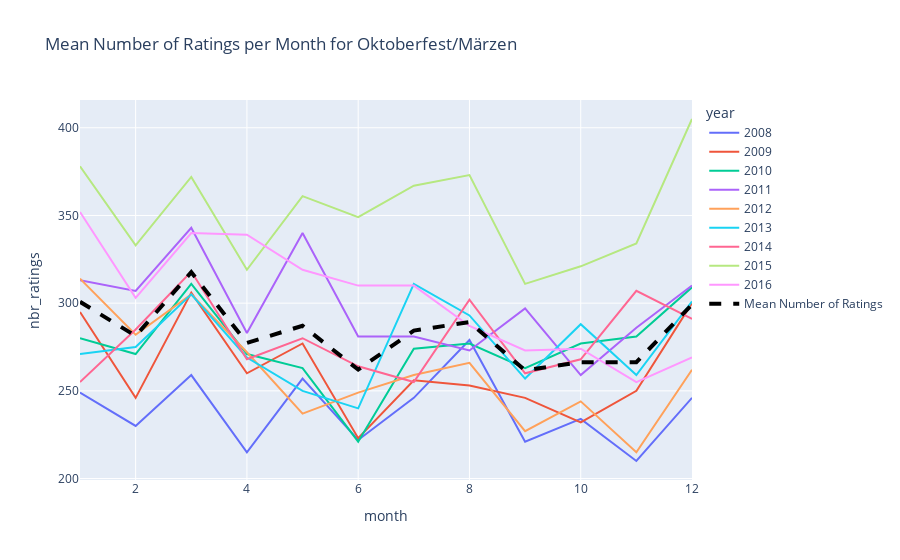
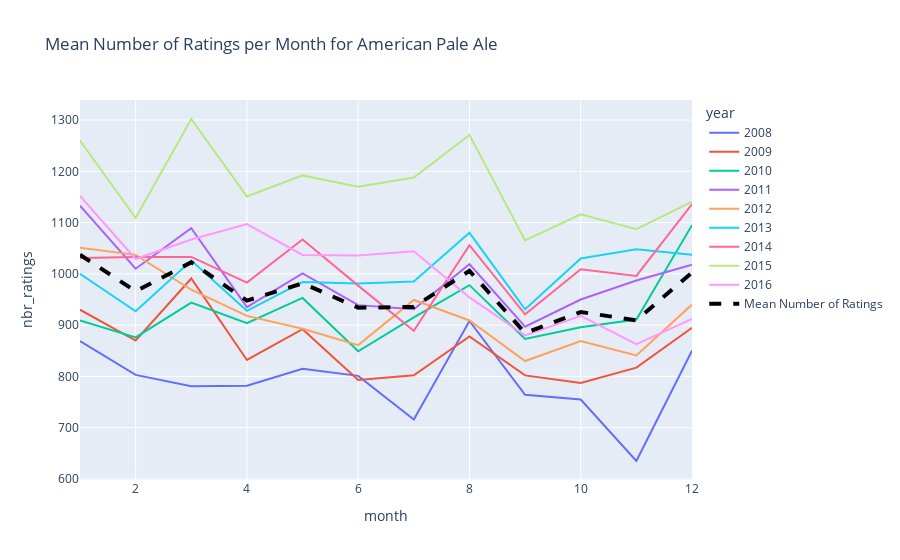
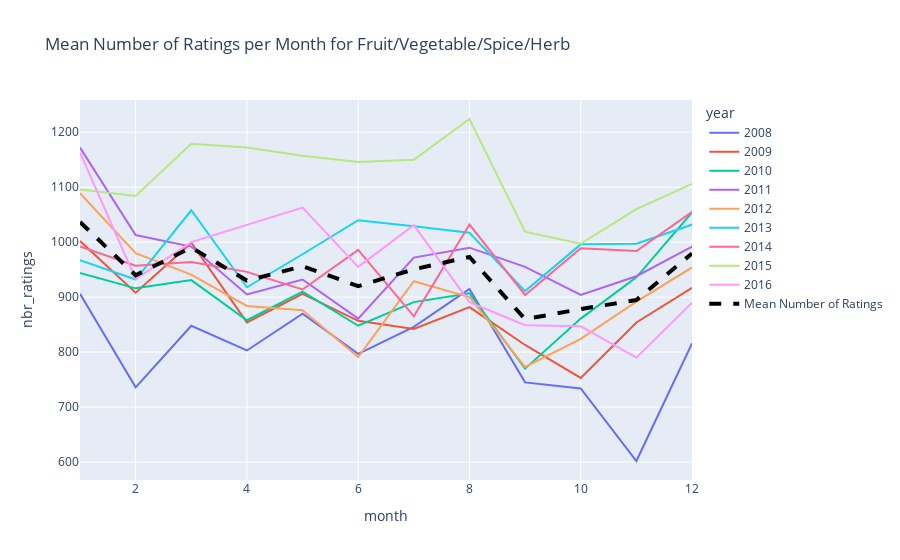

These figures' notebook cell, in order:
### Markdown cell above
Let's now observe the average ratings per month of some Beer's style. Can we see any particular differences? Have those styles any period where the number of ratings increases?

### Code cell
sample_styles = ['Oktoberfest/Märzen', 'American Pale Ale', 'Fruit/Vegetable/Spice/Herb']

for style in sample_styles: 
    ratings_users_sample = ratings_combined_df[ratings_combined_df['style'] == style]

    # Group by year_month and count the number of ratings per year_month
    year_month_ratings_count_sample = ratings_users_sample.groupby('year_month')['year_month'].count()

    year_month_ratings_count_sample = pd.DataFrame({'year_month': year_month_ratings_count_sample.index, 'nbr_ratings': year_month_ratings_count_sample.values})

    year_month_ratings_count_sample['year'] = year_month_ratings_count_sample['year_month'].dt.year
    year_month_ratings_count_sample['month'] = year_month_ratings_count_sample['year_month'].dt.month

    # Keep only rows where the year is greater than 2011 and less than 2017 
    year_month_ratings_count_filtered = year_month_ratings_count_sample[(year_month_ratings_count_sample.year >= 2008) & (year_month_ratings_count_sample.year < 2017)]

    # Compute the mean number of ratings per month
    mean_ratings_per_month = year_month_ratings_count_filtered.groupby('month')['nbr_ratings'].mean().reset_index(name='mean_nbr_ratings')

    # Plot with plotly the mean number of ratings per month
    fig = px.line(year_month_ratings_count_filtered, x='month', y='nbr_ratings', color='year', title='Mean Number of Ratings per Month for {}'.format(style))
    fig.add_trace(go.Scatter(x=year_month_ratings_count_filtered.month, y=mean_ratings_per_month.mean_nbr_ratings, mode='lines', name='Mean Number of Ratings', line=dict(color='black', dash='dash', width=4)))

    fig.show()

### Figure 1 — Plotly figure (JSON) as saved in the notebook; plotly's stock layout.template omitted (floating-point values rounded to 4 significant figures)
{"data": [{"hovertemplate": "year=2008<br>month=%{x}<br>nbr_ratings=%{y}<extra></extra>", "legendgroup": "2008", "line": {"color": "#636efa", "dash": "solid"}, "marker": {"symbol": "circle"}, "mode": "lines", "name": "2008", "orientation": "v", "showlegend": true, "type": "scatter", "x": [1, 2, 3, 4, 5, 6, 7, 8, 9, 10, 11, 12], "xaxis": "x", "y": [249, 230, 259, 215, 257, 222, 246, 279, 221, 234, 210, 246], "yaxis": "y"}, {"hovertemplate": "year=2009<br>month=%{x}<br>nbr_ratings=%{y}<extra></extra>", "legendgroup": "2009", "line": {"color": "#EF553B", "dash": "solid"}, "marker": {"symbol": "circle"}, "mode": "lines", "name": "2009", "orientation": "v", "showlegend": true, "type": "scatter", "x": [1, 2, 3, 4, 5, 6, 7, 8, 9, 10, 11, 12], "xaxis": "x", "y": [295, 246, 306, 260, 277, 223, 256, 253, 246, 232, 250, 300], "yaxis": "y"}, {"hovertemplate": "year=2010<br>month=%{x}<br>nbr_ratings=%{y}<extra></extra>", "legendgroup": "2010", "line": {"color": "#00cc96", "dash": "solid"}, "marker": {"symbol": "circle"}, "mode": "lines", "name": "2010", "orientation": "v", "showlegend": true, "type": "scatter", "x": [1, 2, 3, 4, 5, 6, 7, 8, 9, 10, 11, 12], "xaxis": "x", "y": [280, 271, 311, 271, 263, 221, 274, 277, 263, 277, 281, 309], "yaxis": "y"}, {"hovertemplate": "year=2011<br>month=%{x}<br>nbr_ratings=%{y}<extra></extra>", "legendgroup": "2011", "line": {"color": "#ab63fa", "dash": "solid"}, "marker": {"symbol": "circle"}, "mode": "lines", "name": "2011", "orientation": "v", "showlegend": true, "type": "scatter", "x": [1, 2, 3, 4, 5, 6, 7, 8, 9, 10, 11, 12], "xaxis": "x", "y": [313, 307, 343, 283, 340, 281, 281, 273, 297, 259, 286, 310], "yaxis": "y"}, {"hovertemplate": "year=2012<br>month=%{x}<br>nbr_ratings=%{y}<extra></extra>", "legendgroup": "2012", "line": {"color": "#FFA15A", "dash": "solid"}, "marker": {"symbol": "circle"}, "mode": "lines", "name": "2012", "orientation": "v", "showlegend": true, "type": "scatter", "x": [1, 2, 3, 4, 5, 6, 7, 8, 9, 10, 11, 12], "xaxis": "x", "y": [314, 282, 305, 272, 237, 249, 259, 266, 227, 244, 215, 262], "yaxis": "y"}, {"hovertemplate": "year=2013<br>month=%{x}<br>nbr_ratings=%{y}<extra></extra>", "legendgroup": "2013", "line": {"color": "#19d3f3", "dash": "solid"}, "marker": {"symbol": "circle"}, "mode": "lines", "name": "2013", "orientation": "v", "showlegend": true, "type": "scatter", "x": [1, 2, 3, 4, 5, 6, 7, 8, 9, 10, 11, 12], "xaxis": "x", "y": [271, 275, 305, 269, 250, 240, 311, 293, 257, 288, 259, 301], "yaxis": "y"}, {"hovertemplate": "year=2014<br>month=%{x}<br>nbr_ratings=%{y}<extra></extra>", "legendgroup": "2014", "line": {"color": "#FF6692", "dash": "solid"}, "marker": {"symbol": "circle"}, "mode": "lines", "name": "2014", "orientation": "v", "showlegend": true, "type": "scatter", "x": [1, 2, 3, 4, 5, 6, 7, 8, 9, 10, 11, 12], "xaxis": "x", "y": [255, 285, 318, 268, 280, 264, 255, 302, 260, 268, 307, 291], "yaxis": "y"}, {"hovertemplate": "year=2015<br>month=%{x}<br>nbr_ratings=%{y}<extra></extra>", "legendgroup": "2015", "line": {"color": "#B6E880", "dash": "solid"}, "marker": {"symbol": "circle"}, "mode": "lines", "name": "2015", "orientation": "v", "showlegend": true, "type": "scatter", "x": [1, 2, 3, 4, 5, 6, 7, 8, 9, 10, 11, 12], "xaxis": "x", "y": [378, 333, 372, 319, 361, 349, 367, 373, 311, 321, 334, 405], "yaxis": "y"}, {"hovertemplate": "year=2016<br>month=%{x}<br>nbr_ratings=%{y}<extra></extra>", "legendgroup": "2016", "line": {"color": "#FF97FF", "dash": "solid"}, "marker": {"symbol": "circle"}, "mode": "lines", "name": "2016", "orientation": "v", "showlegend": true, "type": "scatter", "x": [1, 2, 3, 4, 5, 6, 7, 8, 9, 10, 11, 12], "xaxis": "x", "y": [352, 303, 340, 339, 319, 310, 310, 287, 273, 274, 255, 269], "yaxis": "y"}, {"line": {"color": "black", "dash": "dash", "width": 4}, "mode": "lines", "name": "Mean Number of Ratings", "type": "scatter", "x": [1, 2, 3, 4, 5, 6, 7, 8, 9, 10, 11, 12, 1, 2, 3, 4, 5, 6, 7, 8, 9, 10, 11, 12, 1, 2, 3, 4, 5, 6, 7, 8, 9, 10, 11, 12, 1, 2, 3, 4, 5, 6, 7, 8, 9, 10, 11, 12, 1, 2, 3, 4, 5, 6, 7, 8, 9, 10, 11, 12, 1, 2, 3, 4, 5, 6, 7, 8, 9, 10, 11, 12, 1, 2, 3, 4, 5, 6, 7, 8, 9, 10, 11, 12, 1, 2, 3, 4, 5, 6, 7, 8, 9, 10, 11, 12, 1, 2, 3, 4, 5, 6, 7, 8, 9, 10, 11, 12], "y": [300.8, 281.3, 317.7, 277.3, 287.1, 262.1, 284.3, 289.2, 261.7, 266.3, 266.3, 299.2]}], "layout": {"legend": {"title": {"text": "year"}, "tracegroupgap": 0}, "title": {"text": "Mean Number of Ratings per Month for Oktoberfest/Märzen"}, "xaxis": {"anchor": "y", "domain": [0, 1], "title": {"text": "month"}}, "yaxis": {"anchor": "x", "domain": [0, 1], "title": {"text": "nbr_ratings"}}}}

### Figure 2 — Plotly figure (JSON) as saved in the notebook; plotly's stock layout.template omitted (floating-point values rounded to 4 significant figures)
{"data": [{"hovertemplate": "year=2008<br>month=%{x}<br>nbr_ratings=%{y}<extra></extra>", "legendgroup": "2008", "line": {"color": "#636efa", "dash": "solid"}, "marker": {"symbol": "circle"}, "mode": "lines", "name": "2008", "orientation": "v", "showlegend": true, "type": "scatter", "x": [1, 2, 3, 4, 5, 6, 7, 8, 9, 10, 11, 12], "xaxis": "x", "y": [869, 803, 781, 782, 815, 801, 716, 908, 764, 755, 635, 850], "yaxis": "y"}, {"hovertemplate": "year=2009<br>month=%{x}<br>nbr_ratings=%{y}<extra></extra>", "legendgroup": "2009", "line": {"color": "#EF553B", "dash": "solid"}, "marker": {"symbol": "circle"}, "mode": "lines", "name": "2009", "orientation": "v", "showlegend": true, "type": "scatter", "x": [1, 2, 3, 4, 5, 6, 7, 8, 9, 10, 11, 12], "xaxis": "x", "y": [930, 870, 991, 832, 892, 793, 802, 878, 802, 787, 817, 895], "yaxis": "y"}, {"hovertemplate": "year=2010<br>month=%{x}<br>nbr_ratings=%{y}<extra></extra>", "legendgroup": "2010", "line": {"color": "#00cc96", "dash": "solid"}, "marker": {"symbol": "circle"}, "mode": "lines", "name": "2010", "orientation": "v", "showlegend": true, "type": "scatter", "x": [1, 2, 3, 4, 5, 6, 7, 8, 9, 10, 11, 12], "xaxis": "x", "y": [909, 876, 944, 904, 953, 849, 915, 978, 873, 896, 911, 1095], "yaxis": "y"}, {"hovertemplate": "year=2011<br>month=%{x}<br>nbr_ratings=%{y}<extra></extra>", "legendgroup": "2011", "line": {"color": "#ab63fa", "dash": "solid"}, "marker": {"symbol": "circle"}, "mode": "lines", "name": "2011", "orientation": "v", "showlegend": true, "type": "scatter", "x": [1, 2, 3, 4, 5, 6, 7, 8, 9, 10, 11, 12], "xaxis": "x", "y": [1133, 1010, 1089, 935, 1001, 939, 931, 1019, 897, 950, 987, 1018], "yaxis": "y"}, {"hovertemplate": "year=2012<br>month=%{x}<br>nbr_ratings=%{y}<extra></extra>", "legendgroup": "2012", "line": {"color": "#FFA15A", "dash": "solid"}, "marker": {"symbol": "circle"}, "mode": "lines", "name": "2012", "orientation": "v", "showlegend": true, "type": "scatter", "x": [1, 2, 3, 4, 5, 6, 7, 8, 9, 10, 11, 12], "xaxis": "x", "y": [1051, 1037, 969, 918, 893, 861, 949, 909, 830, 869, 841, 940], "yaxis": "y"}, {"hovertemplate": "year=2013<br>month=%{x}<br>nbr_ratings=%{y}<extra></extra>", "legendgroup": "2013", "line": {"color": "#19d3f3", "dash": "solid"}, "marker": {"symbol": "circle"}, "mode": "lines", "name": "2013", "orientation": "v", "showlegend": true, "type": "scatter", "x": [1, 2, 3, 4, 5, 6, 7, 8, 9, 10, 11, 12], "xaxis": "x", "y": [1000, 927, 1026, 928, 984, 981, 985, 1080, 931, 1030, 1048, 1037], "yaxis": "y"}, {"hovertemplate": "year=2014<br>month=%{x}<br>nbr_ratings=%{y}<extra></extra>", "legendgroup": "2014", "line": {"color": "#FF6692", "dash": "solid"}, "marker": {"symbol": "circle"}, "mode": "lines", "name": "2014", "orientation": "v", "showlegend": true, "type": "scatter", "x": [1, 2, 3, 4, 5, 6, 7, 8, 9, 10, 11, 12], "xaxis": "x", "y": [1031, 1033, 1033, 983, 1067, 977, 889, 1056, 921, 1009, 996, 1136], "yaxis": "y"}, {"hovertemplate": "year=2015<br>month=%{x}<br>nbr_ratings=%{y}<extra></extra>", "legendgroup": "2015", "line": {"color": "#B6E880", "dash": "solid"}, "marker": {"symbol": "circle"}, "mode": "lines", "name": "2015", "orientation": "v", "showlegend": true, "type": "scatter", "x": [1, 2, 3, 4, 5, 6, 7, 8, 9, 10, 11, 12], "xaxis": "x", "y": [1260, 1109, 1302, 1151, 1192, 1170, 1188, 1271, 1065, 1116, 1087, 1141], "yaxis": "y"}, {"hovertemplate": "year=2016<br>month=%{x}<br>nbr_ratings=%{y}<extra></extra>", "legendgroup": "2016", "line": {"color": "#FF97FF", "dash": "solid"}, "marker": {"symbol": "circle"}, "mode": "lines", "name": "2016", "orientation": "v", "showlegend": true, "type": "scatter", "x": [1, 2, 3, 4, 5, 6, 7, 8, 9, 10, 11, 12], "xaxis": "x", "y": [1152, 1029, 1067, 1097, 1037, 1036, 1044, 954, 880, 918, 863, 912], "yaxis": "y"}, {"line": {"color": "black", "dash": "dash", "width": 4}, "mode": "lines", "name": "Mean Number of Ratings", "type": "scatter", "x": [1, 2, 3, 4, 5, 6, 7, 8, 9, 10, 11, 12, 1, 2, 3, 4, 5, 6, 7, 8, 9, 10, 11, 12, 1, 2, 3, 4, 5, 6, 7, 8, 9, 10, 11, 12, 1, 2, 3, 4, 5, 6, 7, 8, 9, 10, 11, 12, 1, 2, 3, 4, 5, 6, 7, 8, 9, 10, 11, 12, 1, 2, 3, 4, 5, 6, 7, 8, 9, 10, 11, 12, 1, 2, 3, 4, 5, 6, 7, 8, 9, 10, 11, 12, 1, 2, 3, 4, 5, 6, 7, 8, 9, 10, 11, 12, 1, 2, 3, 4, 5, 6, 7, 8, 9, 10, 11, 12], "y": [1037.0, 966, 1022.0, 947.8, 981.6, 934.1, 935.4, 1006.0, 884.8, 925.6, 909.4, 1003.0]}], "layout": {"legend": {"title": {"text": "year"}, "tracegroupgap": 0}, "title": {"text": "Mean Number of Ratings per Month for American Pale Ale"}, "xaxis": {"anchor": "y", "domain": [0, 1], "title": {"text": "month"}}, "yaxis": {"anchor": "x", "domain": [0, 1], "title": {"text": "nbr_ratings"}}}}

### Figure 3 — Plotly figure (JSON) as saved in the notebook; plotly's stock layout.template omitted (floating-point values rounded to 4 significant figures)
{"data": [{"hovertemplate": "year=2008<br>month=%{x}<br>nbr_ratings=%{y}<extra></extra>", "legendgroup": "2008", "line": {"color": "#636efa", "dash": "solid"}, "marker": {"symbol": "circle"}, "mode": "lines", "name": "2008", "orientation": "v", "showlegend": true, "type": "scatter", "x": [1, 2, 3, 4, 5, 6, 7, 8, 9, 10, 11, 12], "xaxis": "x", "y": [906, 736, 848, 803, 870, 797, 846, 915, 745, 734, 602, 816], "yaxis": "y"}, {"hovertemplate": "year=2009<br>month=%{x}<br>nbr_ratings=%{y}<extra></extra>", "legendgroup": "2009", "line": {"color": "#EF553B", "dash": "solid"}, "marker": {"symbol": "circle"}, "mode": "lines", "name": "2009", "orientation": "v", "showlegend": true, "type": "scatter", "x": [1, 2, 3, 4, 5, 6, 7, 8, 9, 10, 11, 12], "xaxis": "x", "y": [1002, 908, 999, 854, 906, 857, 842, 882, 813, 753, 854, 917], "yaxis": "y"}, {"hovertemplate": "year=2010<br>month=%{x}<br>nbr_ratings=%{y}<extra></extra>", "legendgroup": "2010", "line": {"color": "#00cc96", "dash": "solid"}, "marker": {"symbol": "circle"}, "mode": "lines", "name": "2010", "orientation": "v", "showlegend": true, "type": "scatter", "x": [1, 2, 3, 4, 5, 6, 7, 8, 9, 10, 11, 12], "xaxis": "x", "y": [944, 916, 931, 858, 910, 848, 891, 907, 770, 861, 936, 1054], "yaxis": "y"}, {"hovertemplate": "year=2011<br>month=%{x}<br>nbr_ratings=%{y}<extra></extra>", "legendgroup": "2011", "line": {"color": "#ab63fa", "dash": "solid"}, "marker": {"symbol": "circle"}, "mode": "lines", "name": "2011", "orientation": "v", "showlegend": true, "type": "scatter", "x": [1, 2, 3, 4, 5, 6, 7, 8, 9, 10, 11, 12], "xaxis": "x", "y": [1172, 1013, 992, 905, 932, 861, 972, 990, 955, 904, 938, 992], "yaxis": "y"}, {"hovertemplate": "year=2012<br>month=%{x}<br>nbr_ratings=%{y}<extra></extra>", "legendgroup": "2012", "line": {"color": "#FFA15A", "dash": "solid"}, "marker": {"symbol": "circle"}, "mode": "lines", "name": "2012", "orientation": "v", "showlegend": true, "type": "scatter", "x": [1, 2, 3, 4, 5, 6, 7, 8, 9, 10, 11, 12], "xaxis": "x", "y": [1089, 980, 941, 884, 876, 791, 929, 900, 773, 824, 892, 954], "yaxis": "y"}, {"hovertemplate": "year=2013<br>month=%{x}<br>nbr_ratings=%{y}<extra></extra>", "legendgroup": "2013", "line": {"color": "#19d3f3", "dash": "solid"}, "marker": {"symbol": "circle"}, "mode": "lines", "name": "2013", "orientation": "v", "showlegend": true, "type": "scatter", "x": [1, 2, 3, 4, 5, 6, 7, 8, 9, 10, 11, 12], "xaxis": "x", "y": [967, 932, 1058, 918, 978, 1040, 1029, 1017, 911, 996, 997, 1032], "yaxis": "y"}, {"hovertemplate": "year=2014<br>month=%{x}<br>nbr_ratings=%{y}<extra></extra>", "legendgroup": "2014", "line": {"color": "#FF6692", "dash": "solid"}, "marker": {"symbol": "circle"}, "mode": "lines", "name": "2014", "orientation": "v", "showlegend": true, "type": "scatter", "x": [1, 2, 3, 4, 5, 6, 7, 8, 9, 10, 11, 12], "xaxis": "x", "y": [992, 957, 964, 946, 914, 986, 865, 1032, 904, 989, 984, 1055], "yaxis": "y"}, {"hovertemplate": "year=2015<br>month=%{x}<br>nbr_ratings=%{y}<extra></extra>", "legendgroup": "2015", "line": {"color": "#B6E880", "dash": "solid"}, "marker": {"symbol": "circle"}, "mode": "lines", "name": "2015", "orientation": "v", "showlegend": true, "type": "scatter", "x": [1, 2, 3, 4, 5, 6, 7, 8, 9, 10, 11, 12], "xaxis": "x", "y": [1096, 1084, 1179, 1172, 1157, 1146, 1150, 1224, 1019, 997, 1060, 1106], "yaxis": "y"}, {"hovertemplate": "year=2016<br>month=%{x}<br>nbr_ratings=%{y}<extra></extra>", "legendgroup": "2016", "line": {"color": "#FF97FF", "dash": "solid"}, "marker": {"symbol": "circle"}, "mode": "lines", "name": "2016", "orientation": "v", "showlegend": true, "type": "scatter", "x": [1, 2, 3, 4, 5, 6, 7, 8, 9, 10, 11, 12], "xaxis": "x", "y": [1163, 933, 1000, 1031, 1063, 955, 1031, 891, 849, 847, 790, 890], "yaxis": "y"}, {"line": {"color": "black", "dash": "dash", "width": 4}, "mode": "lines", "name": "Mean Number of Ratings", "type": "scatter", "x": [1, 2, 3, 4, 5, 6, 7, 8, 9, 10, 11, 12, 1, 2, 3, 4, 5, 6, 7, 8, 9, 10, 11, 12, 1, 2, 3, 4, 5, 6, 7, 8, 9, 10, 11, 12, 1, 2, 3, 4, 5, 6, 7, 8, 9, 10, 11, 12, 1, 2, 3, 4, 5, 6, 7, 8, 9, 10, 11, 12, 1, 2, 3, 4, 5, 6, 7, 8, 9, 10, 11, 12, 1, 2, 3, 4, 5, 6, 7, 8, 9, 10, 11, 12, 1, 2, 3, 4, 5, 6, 7, 8, 9, 10, 11, 12, 1, 2, 3, 4, 5, 6, 7, 8, 9, 10, 11, 12], "y": [1037.0, 939.9, 990.2, 930.1, 956.2, 920.1, 950.6, 973.1, 859.9, 878.3, 894.8, 979.6]}], "layout": {"legend": {"title": {"text": "year"}, "tracegroupgap": 0}, "title": {"text": "Mean Number of Ratings per Month for Fruit/Vegetable/Spice/Herb"}, "xaxis": {"anchor": "y", "domain": [0, 1], "title": {"text": "month"}}, "yaxis": {"anchor": "x", "domain": [0, 1], "title": {"text": "nbr_ratings"}}}}
